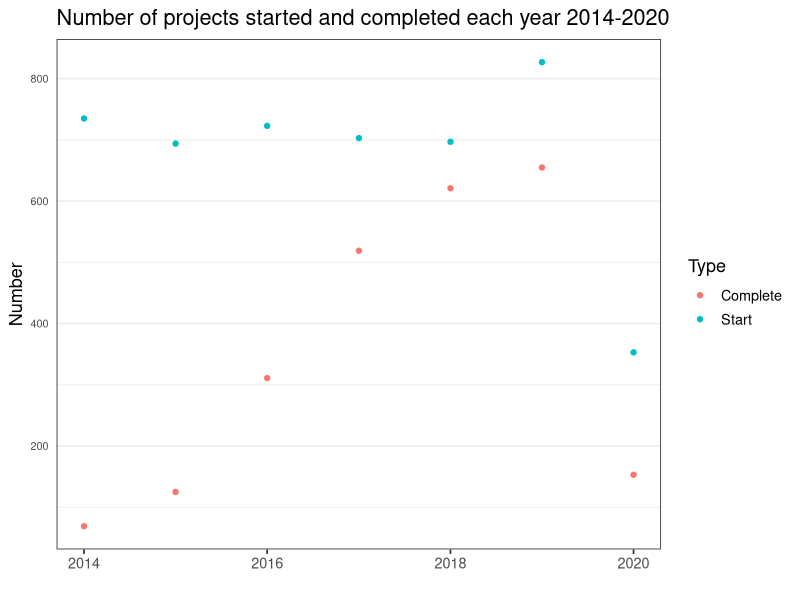
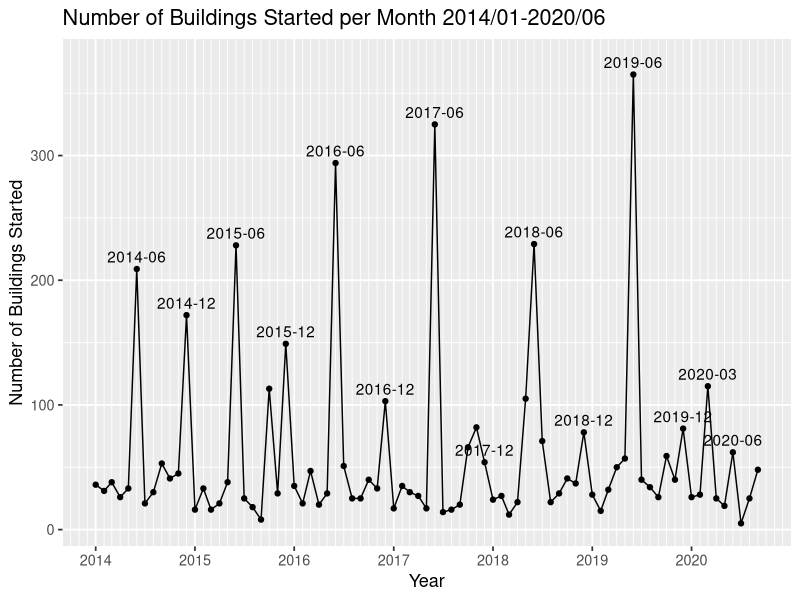
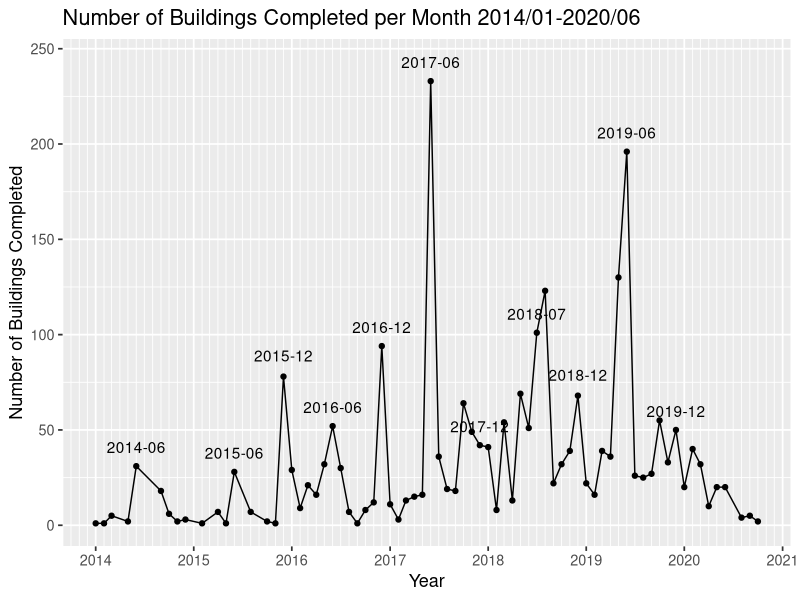

The R script that drew these images, in order: (Note: this script raises an error after producing the figures.)
## ---- chunk 1
proj = read.csv("Housing_New_York_Units_by_Building.csv", stringsAsFactors = TRUE, na.strings=c("----", "","NA"))
project = proj
rent = read.csv("Local_Law_44_-_Unit_Income_Rent.csv", stringsAsFactors = TRUE, na.strings=c(" ", "","NA"))
## ---- chunk 2
library(forcats)
rent$MaxAllowableIncome = fct_relevel(rent$MaxAllowableIncome, "0%-30%", "31%-40%", "41%-50%", "51%-60%", "61%-65%", "66%-70%", "71%-80%", "81%-90%", "91%-100%")
rent$MedianActualRent = as.numeric(gsub(",", "", rent$MedianActualRent))
## ---- chunk 3
library(tidyverse)
library(dplyr)
library(ggplot2)

proj$Project.Start.Date = as.Date(proj$Project.Start.Date, format ="%m/%d/%Y")
proj$Project.Completion.Date = as.Date(proj$Project.Completion.Date, format ="%m/%d/%Y")

theme_dotplot <- theme_bw(13) +
    theme(axis.text.y = element_text(size = rel(.75)),
        axis.ticks.y = element_blank(),
        axis.title.x = element_text(size = rel(.75)),
        panel.grid.major.x = element_blank(),
        panel.grid.major.y = element_line(size = 0.5),
        panel.grid.minor.x = element_blank())

project_start = data.frame("Year" = as.Date(cut(proj$Project.Start.Date, breaks = "year")), 
                         "Project" = proj$Building.ID)
project_start = project_start %>%
  group_by(Year) %>%
  count()
project_end = data.frame("Year" = proj$Project.Completion.Date, 
                         "Project" = proj$Building.ID)
project_end = project_end %>% drop_na()
project_end$Year = as.Date(cut(project_end$Year, breaks = "year"))

project_end = project_end %>%
  group_by(Year) %>%
  count()

plot2 = merge(project_start, project_end, by = "Year", all.x = TRUE)
plot2[is.na(plot2)] = 0

tidydf = plot2 %>%
  rename(Start = "n.x", Complete = "n.y",) %>%
  gather(key = "Type", value = "Number", "Start", "Complete")
tidydf$Year = as.Date(cut(tidydf$Year, breaks = "month"))

ggplot(tidydf, aes(Number, Year, color = Type)) +
  geom_point() + 
  #scale_y_date(date_breaks = "1 year", date_minor_breaks = "1 month", date_labels = "%Y") +
  ggtitle("Number of projects started and completed each year 2014-2020") + 
  ylab("") +
  theme_dotplot +
  coord_flip()
## ---- chunk 4
project_num = data.frame("Year" = as.Date(cut(proj$Project.Start.Date, breaks = "month")), 
                         "Project" = proj$Building.ID)

project_num_2 = data.frame("Year" = as.Date(cut(proj$Project.Completion.Date, breaks = "month")), 
                         "Project" = proj$Building.ID)
project_num_2 = na.omit(project_num_2) 


project_num_df = project_num %>%
  group_by(Year) %>%
  count()

project_num_df_2 = project_num_2 %>%
  group_by(Year) %>%
  count()

#project_num_df_2

ggplot(data = project_num_df, aes(x = Year, y = n, label = Year)) + 
  geom_line() +
  geom_point() +
  #geom_text() +
  #geom_text(size=0.5) + 
  annotate(geom="text", x=as.Date("2014-06-01"), y=219, label="2014-06",
              color="black") +
  annotate(geom="text", x=as.Date("2014-12-01"), y=182, label="2014-12",
              color="black") +
  annotate(geom="text", x=as.Date("2015-06-01"), y=238, label="2015-06",
              color="black") +
  annotate(geom="text", x=as.Date("2015-12-01"), y=159, label="2015-12",
              color="black") +
  annotate(geom="text", x=as.Date("2016-06-01"), y=304, label="2016-06",
              color="black") +
  annotate(geom="text", x=as.Date("2016-12-01"), y=113, label="2016-12",
              color="black") +
  annotate(geom="text", x=as.Date("2017-06-01"), y=335, label="2017-06",
              color="black") +
  annotate(geom="text", x=as.Date("2017-12-01"), y=64, label="2017-12",
              color="black") +
  annotate(geom="text", x=as.Date("2018-06-01"), y=239, label="2018-06",
              color="black") +
  annotate(geom="text", x=as.Date("2018-12-01"), y=88, label="2018-12",
              color="black") +
  annotate(geom="text", x=as.Date("2019-06-01"), y=375, label="2019-06",
              color="black") +
  annotate(geom="text", x=as.Date("2019-12-01"), y=91, label="2019-12",
              color="black") +
  annotate(geom="text", x=as.Date("2020-03-01"), y=125, label="2020-03",
              color="black") +
  annotate(geom="text", x=as.Date("2020-06-01"), y=72, label="2020-06",
              color="black") +
  scale_x_date(date_breaks = "1 year", date_minor_breaks = "1 month", date_labels = "%Y") +
  xlab("Year") +
  ylab("Number of Buildings Started") +
  ggtitle("Number of Buildings Started per Month 2014/01-2020/06") +
  theme_grey(13)

ggplot(data = project_num_df_2, aes(x = Year, y = n, label = Year)) + 
  geom_line() +
  geom_point() +
  #geom_text() +
  #geom_text(size=0.5) + 
  annotate(geom="text", x=as.Date("2014-06-01"), y=41, label="2014-06",
              color="black") +
  annotate(geom="text", x=as.Date("2015-06-01"), y=38, label="2015-06",
              color="black") +
  annotate(geom="text", x=as.Date("2015-12-01"), y=89, label="2015-12",
              color="black") +
  annotate(geom="text", x=as.Date("2016-06-01"), y=62, label="2016-06",
              color="black") +
  annotate(geom="text", x=as.Date("2016-12-01"), y=104, label="2016-12",
              color="black") +
  annotate(geom="text", x=as.Date("2017-06-01"), y=243, label="2017-06",
              color="black") +
  annotate(geom="text", x=as.Date("2017-12-01"), y=52, label="2017-12",
              color="black") +
  annotate(geom="text", x=as.Date("2018-07-01"), y=111, label="2018-07",
              color="black") +
  annotate(geom="text", x=as.Date("2018-12-01"), y=79, label="2018-12",
              color="black") +
  annotate(geom="text", x=as.Date("2019-06-01"), y=206, label="2019-06",
              color="black") +
  annotate(geom="text", x=as.Date("2019-12-01"), y=60, label="2019-12",
              color="black") +
  scale_x_date(date_breaks = "1 year", date_minor_breaks = "1 month", date_labels = "%Y") +
  xlab("Year") +
  ylab("Number of Buildings Completed") +
  ggtitle("Number of Buildings Completed per Month 2014/01-2020/06") +
  theme_grey(13)
## ---- chunk 5
knitr::include_graphics("Median Acrual Rent Facet by Max allowable Income.png")
## ---- chunk 6
# remove columns that around or more than 50% values are NAs
project = subset(project, select = -c(BIN) )

# remove rows with NAs
project = na.omit(project)
rent = na.omit(rent)

# drop unused levels and reorder levels
rent$BedroomSize = droplevels(rent$BedroomSize)
rent$BedroomSize = fct_relevel(rent$BedroomSize, "STUDIO")

# merge two data sets together
data = merge(project, rent, by.x = "Building.ID", by.y = "BuildingID")

# remove outliers with an extreme large rent
#boxplot(data$MedianActualRent)
#head(sort(data$MedianActualRent, decreasing = T), 10)
data = data[-which.max(data[, "MedianActualRent"]),]
## ---- chunk 7
subdf = data[, c("Borough", "MedianActualRent", "BedroomSize")]
bor = c(rep("Staten Island", 2), "Bronx", "Manhattan", "Staten Island", "Bronx", "Manhattan", "Queens", "Staten Island")
mar = rep(0, 9)
bs = c("3-BR", "4-BR", rep("5-BR", 3), rep("6-BR",4))
add2 = data.frame(bor, mar, bs)
names(add2) = c("Borough", "MedianActualRent", "BedroomSize")
subdf2 = rbind(subdf, add2)
subdf2$Borough = as.factor(subdf2$Borough)

ggplot(subdf2, aes(BedroomSize, MedianActualRent, fill = Borough)) +
  geom_bar(position = "dodge", stat = "identity") + 
  labs(title = "Median Actual Rent facet by Bedroom size", x = "Bedroom Size", y = "Rent") +
  facet_grid(.~BedroomSize, scales = "free_x", space = "free")
## ---- chunk 8
ggplot(data, aes(Borough, MedianActualRent, fill = Reporting.Construction.Type)) +
  geom_bar(position = "dodge", stat = "identity") + 
  labs(title = "Median Actual Rent facet by Borough", y = "Rent") +
  facet_grid(.~Borough, scales = "free_x", space = "free")
## ---- chunk 9
library(ggridges)
ggplot(data, aes(MedianActualRent, Prevailing.Wage.Status)) +
  geom_density_ridges() + 
  labs(title = "Median Actual Rent vs Prevailing Wage", y = "Rent")
